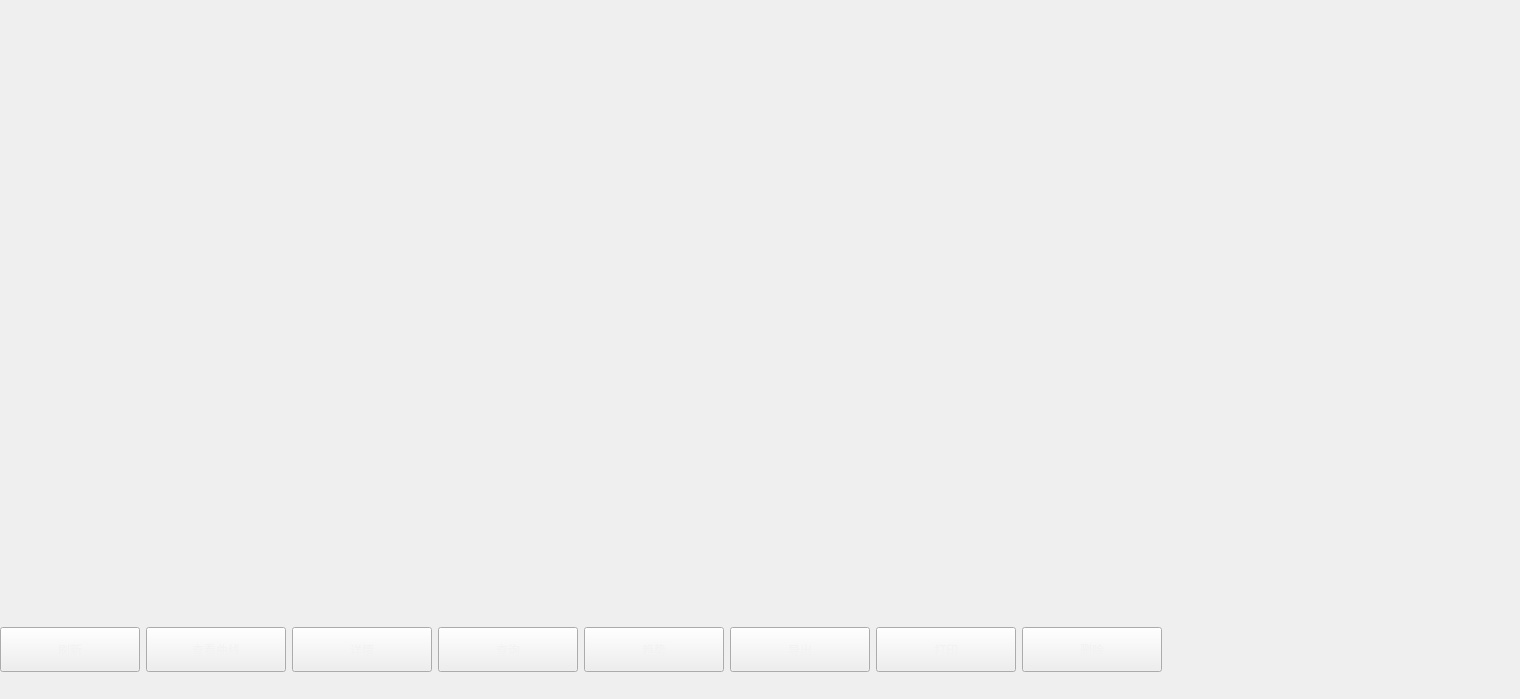
            <widget class="QWidget" name="page">
             <widget class="CaliResult" name="widget_5" native="true">
              <property name="geometry">
               <rect>
                <x>10</x>
                <y>30</y>
                <width>1501</width>
                <height>571</height>
               </rect>
              </property>
              <property name="styleSheet">
               <string notr="true"/>
              </property>
              <widget class="PopQueryCaliResult" name="popup_CaliQuery" native="true">
               <property name="geometry">
                <rect>
                 <x>60</x>
                 <y>10</y>
                 <width>171</width>
                 <height>111</height>
                </rect>
               </property>
              </widget>
              <widget class="PopCheckCaliCurve" name="popup_CheckCaliCurve" native="true">
               <property name="geometry">
                <rect>
                 <x>60</x>
                 <y>160</y>
                 <width>191</width>
                 <height>101</height>
                </rect>
               </property>
              </widget>
             </widget>
             <widget class="QWidget" name="horizontalLayoutWidget_3">
              <property name="geometry">
               <rect>
                <x>0</x>
                <y>610</y>
                <width>1164</width>
                <height>80</height>
               </rect>
              </property>
              <layout class="QHBoxLayout" name="horizontalLayout_5">
               <item>
                <widget class="QPushButton" name="btn_CaliResRefresh">
                 <property name="minimumSize">
                  <size>
                   <width>140</width>
                   <height>45</height>
                  </size>
                 </property>
                 <property name="maximumSize">
                  <size>
                   <width>140</width>
                   <height>45</height>
                  </size>
                 </property>
                 <property name="styleSheet">
                  <string notr="true">QPushButton{
font: 700 13pt &quot;Microsoft YaHei UI&quot;;
color: #F2F2F2;
border-image: url(:/resources/img/common/btnNomal.png);
padding: -1;}
QPushButton:pressed{
font: 700 13pt &quot;Microsoft YaHei UI&quot;;
color: #F2F2F2;
border-image: url(:/resources/img/common/btnClicked.png);
padding: -1;}
</string>
                 </property>
                 <property name="text">
                  <string>刷新</string>
                 </property>
                </widget>
               </item>
               <item>
                <widget class="QPushButton" name="btn_CaliResCurve">
                 <property name="minimumSize">
                  <size>
                   <width>140</width>
                   <height>45</height>
                  </size>
                 </property>
                 <property name="maximumSize">
                  <size>
                   <width>140</width>
                   <height>45</height>
                  </size>
                 </property>
                 <property name="styleSheet">
                  <string notr="true">QPushButton{
font: 700 13pt &quot;Microsoft YaHei UI&quot;;
color: #F2F2F2;
border-image: url(:/resources/img/common/btnNomal.png);
padding: -1;}
QPushButton:pressed{
font: 700 13pt &quot;Microsoft YaHei UI&quot;;
color: #F2F2F2;
border-image: url(:/resources/img/common/btnClicked.png);
padding: -1;}
</string>
                 </property>
                 <property name="text">
                  <string>查看曲线</string>
                 </property>
                </widget>
               </item>
               <item>
                <widget class="QPushButton" name="btn_CaliResDetails">
                 <property name="minimumSize">
                  <size>
                   <width>140</width>
                   <height>45</height>
                  </size>
                 </property>
                 <property name="maximumSize">
                  <size>
                   <width>140</width>
                   <height>45</height>
                  </size>
                 </property>
                 <property name="styleSheet">
                  <string notr="true">QPushButton{
font: 700 13pt &quot;Microsoft YaHei UI&quot;;
color: #F2F2F2;
border-image: url(:/resources/img/common/btnNomal.png);
padding: -1;}
QPushButton:pressed{
font: 700 13pt &quot;Microsoft YaHei UI&quot;;
color: #F2F2F2;
border-image: url(:/resources/img/common/btnClicked.png);
padding: -1;}
</string>
                 </property>
                 <property name="text">
                  <string>详情</string>
                 </property>
                </widget>
               </item>
               <item>
                <widget class="QPushButton" name="btn_CaliResQuery">
                 <property name="minimumSize">
                  <size>
                   <width>140</width>
                   <height>45</height>
                  </size>
                 </property>
                 <property name="maximumSize">
                  <size>
                   <width>140</width>
                   <height>45</height>
                  </size>
                 </property>
                 <property name="styleSheet">
                  <string notr="true">QPushButton{
font: 700 13pt &quot;Microsoft YaHei UI&quot;;
color: #F2F2F2;
border-image: url(:/resources/img/common/btnNomal.png);
padding: -1;}
QPushButton:pressed{
font: 700 13pt &quot;Microsoft YaHei UI&quot;;
color: #F2F2F2;
border-image: url(:/resources/img/common/btnClicked.png);
padding: -1;}
</string>
                 </property>
                 <property name="text">
                  <string>查询</string>
                 </property>
                </widget>
               </item>
               <item>
                <widget class="QPushButton" name="btn_CaliResTrend">
                 <property name="minimumSize">
                  <size>
                   <width>140</width>
                   <height>45</height>
                  </size>
                 </property>
                 <property name="maximumSize">
                  <size>
                   <width>140</width>
                   <height>45</height>
                  </size>
                 </property>
                 <property name="styleSheet">
                  <string notr="true">QPushButton{
font: 700 13pt &quot;Microsoft YaHei UI&quot;;
color: #F2F2F2;
border-image: url(:/resources/img/common/btnNomal.png);
padding: -1;}
QPushButton:pressed{
font: 700 13pt &quot;Microsoft YaHei UI&quot;;
color: #F2F2F2;
border-image: url(:/resources/img/common/btnClicked.png);
padding: -1;}
</string>
                 </property>
                 <property name="text">
                  <string>趋势</string>
                 </property>
                </widget>
               </item>
               <item>
                <widget class="QPushButton" name="btn_CaliResExport">
                 <property name="minimumSize">
                  <size>
                   <width>140</width>
                   <height>45</height>
                  </size>
                 </property>
                 <property name="maximumSize">
                  <size>
                   <width>140</width>
                   <height>45</height>
                  </size>
                 </property>
                 <property name="styleSheet">
                  <string notr="true">QPushButton{
font: 700 13pt &quot;Microsoft YaHei UI&quot;;
color: #F2F2F2;
border-image: url(:/resources/img/common/btnNomal.png);
padding: -1;}
QPushButton:pressed{
font: 700 13pt &quot;Microsoft YaHei UI&quot;;
color: #F2F2F2;
border-image: url(:/resources/img/common/btnClicked.png);
padding: -1;}
</string>
                 </property>
                 <property name="text">
                  <string>导出</string>
                 </property>
                </widget>
               </item>
               <item>
                <widget class="QPushButton" name="btn_CaliResPrint">
                 <property name="minimumSize">
                  <size>
                   <width>140</width>
                   <height>45</height>
                  </size>
                 </property>
                 <property name="maximumSize">
                  <size>
                   <width>140</width>
                   <height>45</height>
                  </size>
                 </property>
                 <property name="styleSheet">
                  <string notr="true">QPushButton{
font: 700 13pt &quot;Microsoft YaHei UI&quot;;
color: #F2F2F2;
border-image: url(:/resources/img/common/btnNomal.png);
padding: -1;}
QPushButton:pressed{
font: 700 13pt &quot;Microsoft YaHei UI&quot;;
color: #F2F2F2;
border-image: url(:/resources/img/common/btnClicked.png);
padding: -1;}
</string>
                 </property>
                 <property name="text">
                  <string>打印</string>
                 </property>
                </widget>
               </item>
               <item>
                <widget class="QPushButton" name="btn_CaliResDel">
                 <property name="minimumSize">
                  <size>
                   <width>140</width>
                   <height>45</height>
                  </size>
                 </property>
                 <property name="maximumSize">
                  <size>
                   <width>140</width>
                   <height>45</height>
                  </size>
                 </property>
                 <property name="styleSheet">
                  <string notr="true">QPushButton{
font: 700 13pt &quot;Microsoft YaHei UI&quot;;
color: #F2F2F2;
border-image: url(:/resources/img/common/btnNomal.png);
padding: -1;}
QPushButton:pressed{
font: 700 13pt &quot;Microsoft YaHei UI&quot;;
color: #F2F2F2;
border-image: url(:/resources/img/common/btnClicked.png);
padding: -1;}
</string>
                 </property>
                 <property name="text">
                  <string>删除</string>
                 </property>
                </widget>
               </item>
              </layout>
             </widget>
            </widget>
